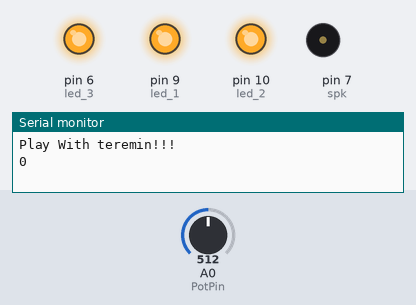
Recording of a sketch running on a simulated Arduino Uno, built with avr-gcc and run on an emulated ATmega328P. Shown: output pins drawn as LEDs (lit = HIGH), buzzer (waves = sounding), the last lines printed to the serial monitor. The inputs (shaded band) are chosen by the test bench; at power-on: A0 (PotPin) = 512.

Above: at 2.2 s.
2.3 s: A0 (PotPin) set to 630
3.8 s: A0 (PotPin) set to 650
At 4.9 s:
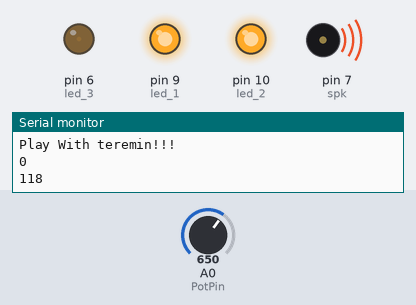
5.3 s: A0 (PotPin) set to 511
At 5.9 s:
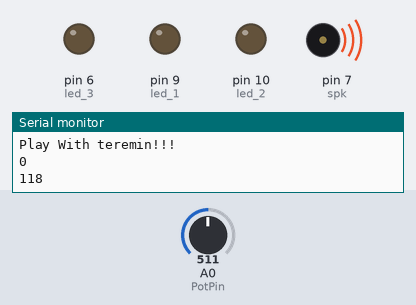
6.8 s: A0 (PotPin) set to 716
At 7.3 s:
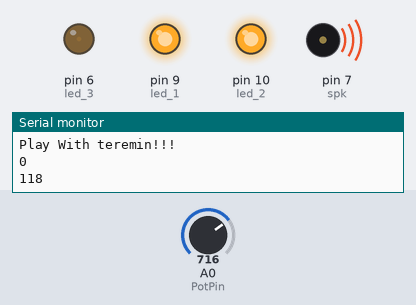
8.3 s: A0 (PotPin) set to 706
At 9.6 s:
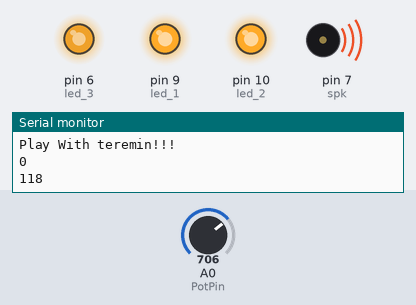
Timing chart, 0 to 10.8 s (numbered marks = the images above; inputs shaded):
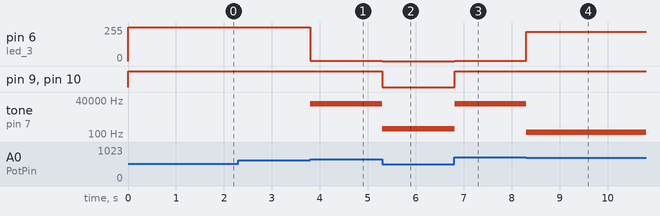

The sketch:

myAnalogPotInputSoundScale.ino
```cpp
/*
 *  Analog Input with Pot
*/

#include "pitches.h"

int scale_chromo_1[13] = {NOTE_C4, NOTE_CS4, NOTE_D4, NOTE_DS4, NOTE_E4, NOTE_F4, NOTE_FS4, NOTE_G4, NOTE_GS4, NOTE_A4, NOTE_AS4, NOTE_B4, NOTE_C3};

int scale_diatonic_1[8] = {NOTE_C4, NOTE_D4, NOTE_E4, NOTE_F4, NOTE_G4, NOTE_A4, NOTE_B4, NOTE_C3};

int PotPin = 0;
int oldPot = 0;
// variable to tune Mix detected Light
int minPot = 2000;
int maxPot = 1;
// below one are automatically tuned
int minLight = 2000;
int maxLight = 100;

int rangeTune = 130;

int cnt = 0;

int led_1 = 9;
int led_2 = 10;
int led_3 = 6;
int spk = 7;

void setup()
{
  pinMode(led_1, OUTPUT);
  pinMode(led_2, OUTPUT);
  pinMode(led_3, OUTPUT);
  pinMode(spk, OUTPUT);
  analogWrite(led_1, 255);
  analogWrite(led_2, 255);
  analogWrite(led_3, 255);
  delay(1000);
  Serial.begin(9600);
  while (!Serial) ;
  Serial.println("Play With teremin!!!");

}

void loop()
{
  int noteMax;
  int potPos = analogRead(PotPin);
  //just do something if different from previous value
  if (oldPot != potPos)
  {
    // tune read light intensitive
    maxPot = max(potPos, maxPot);
    minPot = min(potPos, minPot);
    // tun range for mapping: it may be forced to not pass a certain value to avoid difficulty in have it back
    if (minPot < minLight)   minLight = minPot;
    if (maxPot > maxLight)   maxLight = maxPot;
    if (cnt == 500)
    {
//      Serial.print("MaxLight value = ");
//      Serial.println(maxPot);
//      Serial.print("MinLight value = ");
//      Serial.println(minPot);
      cnt = 0;
    }

    cnt++;

    if ((maxLight - minLight) > rangeTune)
    {
      //map read Light value into a 0-768 range for the 3 led intensity of 256 each
      int thisLight = map(potPos, minLight, maxLight, 0, 768);

      // map read Light value into a 120-1500 Hz pitch range to be played out
      //int thisPitch = map(potPos, minLight, maxLight, 120, 1500);
      //noteMax = 13; //cromo
      noteMax = 8; // diatonic
      //noteMax = 6 // penta
      int note = map(potPos, minLight, maxLight, 0, noteMax);

      // now display light and play pitch
      Pot2Led(thisLight);
//      tone(spk, thisPitch);
//    tone(spk, scale_chromo_1[note]);
      tone(spk, scale_diatonic_1[note]);
    }
    else
       Serial.println(maxLight - minLight);

    oldPot = potPos;
  }

  delay(10);
}

void Pot2Led(int pos)
{
  int led_1_val = 0;
  int led_2_val = 0;
  int led_3_val = 0;

  if (pos < 256)
     led_1_val = pos;
  else if (pos < 512)
  {
    led_1_val = 255;
    led_2_val = pos - 255;
  }
  else
  {
    led_1_val = 255;
    led_2_val = 255;
    led_3_val = pos - 511;
  }
//  Serial.println(pos);
//  Serial.println(led_1_val);
//  Serial.println(led_2_val);
//  Serial.println(led_3_val);
//  Serial.println("");

  analogWrite(led_1, led_1_val);
  analogWrite(led_2, led_2_val);
  analogWrite(led_3, led_3_val);
}
```

pitches.h
```cpp
/*************************************************
 * Public Constants
 *************************************************/

#define NOTE_B0  31
#define NOTE_C1  33
#define NOTE_CS1 35
#define NOTE_D1  37
#define NOTE_DS1 39
#define NOTE_E1  41
#define NOTE_F1  44
#define NOTE_FS1 46
#define NOTE_G1  49
#define NOTE_GS1 52
#define NOTE_A1  55
#define NOTE_AS1 58
#define NOTE_B1  62
#define NOTE_C2  65
#define NOTE_CS2 69
#define NOTE_D2  73
#define NOTE_DS2 78
#define NOTE_E2  82
#define NOTE_F2  87
#define NOTE_FS2 93
#define NOTE_G2  98
#define NOTE_GS2 104
#define NOTE_A2  110
#define NOTE_AS2 117
#define NOTE_B2  123
#define NOTE_C3  131
#define NOTE_CS3 139
#define NOTE_D3  147
#define NOTE_DS3 156
#define NOTE_E3  165
#define NOTE_F3  175
#define NOTE_FS3 185
#define NOTE_G3  196
#define NOTE_GS3 208
#define NOTE_A3  220
#define NOTE_AS3 233
#define NOTE_B3  247
#define NOTE_C4  262
#define NOTE_CS4 277
#define NOTE_D4  294
#define NOTE_DS4 311
#define NOTE_E4  330
#define NOTE_F4  349
#define NOTE_FS4 370
#define NOTE_G4  392
#define NOTE_GS4 415
#define NOTE_A4  440
#define NOTE_AS4 466
#define NOTE_B4  494
#define NOTE_C5  523
#define NOTE_CS5 554
#define NOTE_D5  587
#define NOTE_DS5 622
#define NOTE_E5  659
#define NOTE_F5  698
#define NOTE_FS5 740
#define NOTE_G5  784
#define NOTE_GS5 831
#define NOTE_A5  880
#define NOTE_AS5 932
#define NOTE_B5  988
#define NOTE_C6  1047
#define NOTE_CS6 1109
#define NOTE_D6  1175
#define NOTE_DS6 1245
#define NOTE_E6  1319
#define NOTE_F6  1397
#define NOTE_FS6 1480
#define NOTE_G6  1568
#define NOTE_GS6 1661
#define NOTE_A6  1760
#define NOTE_AS6 1865
#define NOTE_B6  1976
#define NOTE_C7  2093
#define NOTE_CS7 2217
#define NOTE_D7  2349
#define NOTE_DS7 2489
#define NOTE_E7  2637
#define NOTE_F7  2794
#define NOTE_FS7 2960
#define NOTE_G7  3136
#define NOTE_GS7 3322
#define NOTE_A7  3520
#define NOTE_AS7 3729
#define NOTE_B7  3951
#define NOTE_C8  4186
#define NOTE_CS8 4435
#define NOTE_D8  4699
#define NOTE_DS8 4978
```

Measured:
- the behaviour switches between 642 and 643 on A0 (PotPin) (found by bisection; images 0 and 1)
- the behaviour switches between 716 and 715 on A0 (PotPin) (found by bisection; images 3 and 4)
- after the input at 3.8 s, pin 6 (led_3): 255/255 → 1/255 at once; tone on pin 7 (spk): silent → 20481 Hz at once
- after the input at 5.3 s, pin 6 (led_3): 1/255 → 0/255 at once; pin 9 (led_1), pin 10 (led_2): HIGH → LOW at once; tone on pin 7 (spk): 20481 Hz → 262 Hz at once
- after the input at 6.8 s, pin 6 (led_3): 0/255 → 1/255 at once; pin 9 (led_1), pin 10 (led_2): LOW → HIGH at once; tone on pin 7 (spk): 262 Hz → 20481 Hz at once
- after the input at 8.3 s, pin 6 (led_3): 1/255 → 219/255 at once; tone on pin 7 (spk): 20481 Hz → 131 Hz at once
